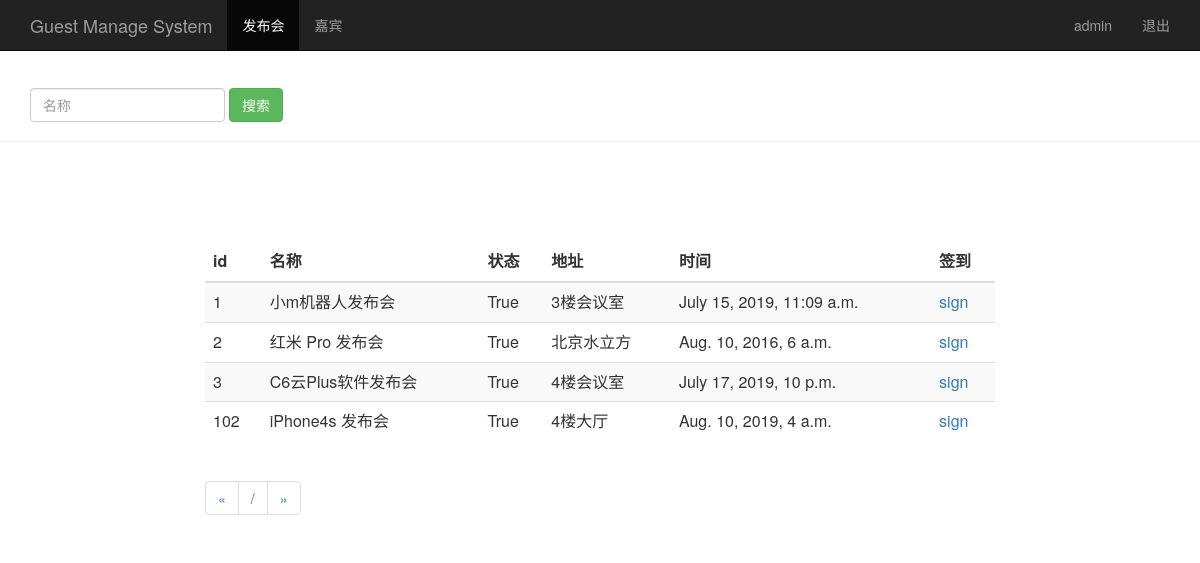
/search_event_name/ (signed in), run on the app's committed database.
### sign/models.py (models this page shows, shortened)
class Event(models.Model):
    name = models.CharField(max_length=100) # 发布会标题
    limit = models.IntegerField() # 参加人数
    status = models.BooleanField() # 状态
    address = models.CharField(max_length=200) # 地址
    start_time = models.DateTimeField('events time') # 发布会时间
    create_time = models.DateTimeField(auto_now=True) # 创建时间（自动获取当前时间）

### sign/views.py (the view)
# urls.py: url(r'^search_event_name/$', views.search_event_name),
@login_required
def search_event_name(request):
    username = request.session.get('user', '')
    search_name = request.GET.get("name", "")
    event_list = Event.objects.filter(name__contains=search_name)
    return render(request, "event_manage.html", {"user": username, "events": event_list})

### templates/event_manage.html (shortened to what this page needs)
{% extends "base.html" %}
{% block mainbody %}
<div class="page-header" style="padding-top: 40px;">
	<div id="navbar" class="navbar-collapse collapse">
		<form class="navbar-form" method="get" action="/search_event_name/">
			<div class="form-group">
				<input name="name" type="text" placeholder="名称" class="form-control">
			</div>
			<button type="submit" class="btn btn-success">搜索</button>
		</form>
	</div>
</div>
<div class="row" style="padding-top: 80px;">
	<div class="col-md-2">
	</div>
	<div class="col-md-8">
		<table class="table table-striped">
			<thead>
				<tr>
					<th>id</th>
					<th>名称</th>
					<th>状态</th>
					<th>地址</th>
					<th>时间</th>
					<th>签到</th>
				</tr>
			</thead>
			<tbody> {% for event in events %}
			<tr>
				<td>{{ event.id }}</td>
				<td>{{ event.name }}</td>
				<td>{{ event.status }}</td>
				<td>{{ event.address }}</td>
				<td>{{ event.start_time }}</td>
				<td> <a href="/sign_index/{{ event.id }}/" target="{{ event.id }}_blank"> sign</a> </td>
			</tr> {% endfor %}
			</tbody>
		</table>
	<nav aria-label="Page navigation">
	<ul class="pagination">
		<li>
			<span aria-hidden="true">&laquo;</span>
		</li>
		<li><a>{{ events.number }} / {{ events.paginator.num_pages }}</a></li>
		<li>
			<span aria-hidden="true">&raquo;</span>
		</li>
	</ul>
	</nav>
	</div>
	<div class="col-md-2">
	</div>
	{% endblock %}

### templates/base.html (shortened to what this page needs)
<html lang="zh-CN">
<head>
 {% load bootstrap3 %}
 {% bootstrap_css %}
 </head>
<body role="document">
<nav class="navbar navbar-inverse navbar-fixed-top">
 <div class="container">
 <div class="navbar-header">
 <a class="navbar-brand" href="/event_manage/">Guest Manage System</a>
 </div>
 <div id="navbar" class="collapse navbar-collapse">
 <ul class="nav navbar-nav">
 <li class="active">
 <a href="#">发布会</a>
 </li>
 <li>
 <a href="/guest_manage/">嘉宾</a>
 </li>
 </ul>
 <ul class="nav navbar-nav navbar-right">
 <li>
 <a href="#">{{user}}</a>
 </li>
 <li>
 <a href="/logout/">退出</a>
 </li>
 </ul>
 </div>
 </div>
 </nav>
  {% block mainbody %}
   {% endblock %}
 	</body>
</html>

### data on the page
Event: id "1", name "小m机器人发布会", status "True", address "3楼会议室", start_time "July 15, 2019, 11:09 a.m."
Event: id "2", name "红米 Pro 发布会", status "True", address "北京水立方", start_time "Aug. 10, 2016, 6 a.m."
Event: id "3", name "C6云Plus软件发布会", status "True", address "4楼会议室", start_time "July 17, 2019, 10 p.m."
Event: id "102", name "iPhone4s 发布会", status "True", address "4楼大厅", start_time "Aug. 10, 2019, 4 a.m."

### other printed values
{{ user }} "admin"
